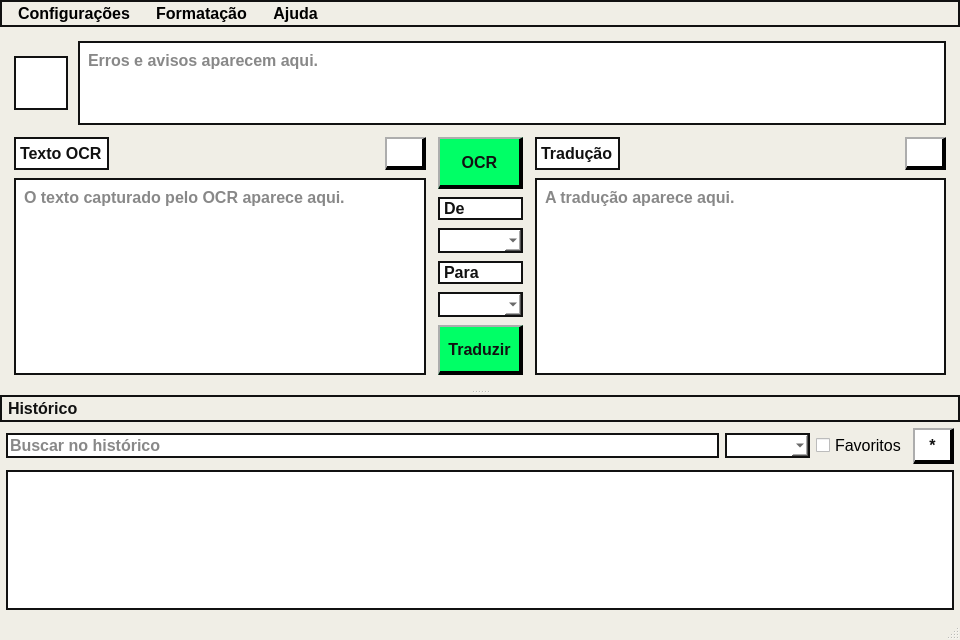
<?xml version="1.0" encoding="UTF-8"?>
<ui version="4.0">
 <class>MainWindow</class>
 <widget class="QMainWindow" name="MainWindow">
  <property name="geometry">
   <rect>
    <x>0</x>
    <y>0</y>
    <width>960</width>
    <height>640</height>
   </rect>
  </property>
  <property name="minimumSize">
   <size>
    <width>900</width>
    <height>600</height>
   </size>
  </property>
  <property name="mouseTracking">
   <bool>false</bool>
  </property>
  <property name="windowTitle">
   <string notr="true">AtlasHub</string>
  </property>
  <property name="styleSheet">
   <string notr="true">* {
    font-family: System;
    font-size: 12pt;
}

QMainWindow {
    background-color: #F0EEE6;
}

QMenuBar {
    background-color: #F0EEE6;
    border: 2px solid #111111;
    font-weight: bold;
}

QMenuBar::item {
    background: transparent;
    padding: 2px 10px;
}

QMenuBar::item:selected {
    background: #111111;
    color: #FFFFFF;
}

QMenu {
    background: #F0EEE6;
    color: #111111;
    border: 2px solid #111111;
    font-weight: bold;
}

QMenu::item {
    padding: 4px 26px 4px 16px;
}

QMenu::item:selected {
    background: #00FF66;
    color: #111111;
}

QToolBar {
    background: #FFFFFF;
    border-top: 2px solid #adadad;
    border-left: 2px solid #adadad;
    border-right: 4px solid #000000;
    border-bottom: 4px solid #000000;
    padding: 6px;
    spacing: 6px;
}

QLabel, QLineEdit, QComboBox, QTextEdit, QPlainTextEdit, QListWidget {
    background: #FFFFFF;
    color: #111111;
    border: 2px solid #111111;
    font-weight: bold;
}

QTextEdit, QPlainTextEdit, QListWidget {
    padding: 4px;
}

QPushButton, QToolButton {
    background: #FFFFFF;
    color: #111111;
    border-top: 2px solid #adadad;
    border-left: 2px solid #adadad;
    border-right: 4px solid #000000;
    border-bottom: 4px solid #000000;
    padding: 4px 8px;
    font-weight: bold;
}

QPushButton:pressed, QToolButton:pressed {
    border-top: 4px solid #000000;
    border-left: 4px solid #000000;
    border-right: 2px solid #adadad;
    border-bottom: 2px solid #adadad;
    padding-top: 6px;
    padding-left: 10px;
    padding-right: 6px;
    padding-bottom: 2px;
}

QPushButton#btnRunOCR, QPushButton#btnTranslate {
    background-color: #00FF66;
}

QDockWidget {
    background-color: #F0EEE6;
    color: #111111;
    font-weight: bold;
}

QDockWidget::title {
    background: #F0EEE6;
    border: 2px solid #111111;
    padding: 2px;
}</string>
  </property>
  <property name="unifiedTitleAndToolBarOnMac">
   <bool>false</bool>
  </property>
  <widget class="QWidget" name="centralwidget">
   <layout class="QVBoxLayout" name="mainLayout">
    <property name="spacing">
     <number>12</number>
    </property>
    <property name="leftMargin">
     <number>14</number>
    </property>
    <property name="topMargin">
     <number>14</number>
    </property>
    <property name="rightMargin">
     <number>14</number>
    </property>
    <property name="bottomMargin">
     <number>14</number>
    </property>
    <item>
     <layout class="QHBoxLayout" name="headerLayout">
      <property name="spacing">
       <number>10</number>
      </property>
      <item>
       <widget class="QLabel" name="appIconLabel">
        <property name="minimumSize">
         <size>
          <width>54</width>
          <height>54</height>
         </size>
        </property>
        <property name="maximumSize">
         <size>
          <width>54</width>
          <height>54</height>
         </size>
        </property>
        <property name="styleSheet">
         <string notr="true">background-color: #FFFFFF;</string>
        </property>
        <property name="text">
         <string/>
        </property>
        <property name="scaledContents">
         <bool>true</bool>
        </property>
       </widget>
      </item>
      <item>
       <widget class="QPlainTextEdit" name="errorLog">
        <property name="minimumSize">
         <size>
          <width>0</width>
          <height>84</height>
         </size>
        </property>
        <property name="maximumSize">
         <size>
          <width>16777215</width>
          <height>104</height>
         </size>
        </property>
        <property name="readOnly">
         <bool>true</bool>
        </property>
        <property name="placeholderText">
         <string>Erros e avisos aparecem aqui.</string>
        </property>
       </widget>
      </item>
     </layout>
    </item>
    <item>
     <layout class="QHBoxLayout" name="contentLayout">
      <property name="spacing">
       <number>12</number>
      </property>
      <item>
       <layout class="QVBoxLayout" name="ocrPanelLayout">
        <property name="spacing">
         <number>8</number>
        </property>
        <item>
         <layout class="QHBoxLayout" name="ocrHeaderLayout">
          <property name="spacing">
           <number>6</number>
          </property>
          <item>
           <widget class="QLabel" name="ocrTextLabel">
            <property name="text">
             <string>Texto OCR</string>
            </property>
           </widget>
          </item>
          <item>
           <spacer name="ocrHeaderSpacer">
            <property name="orientation">
             <enum>Qt::Orientation::Horizontal</enum>
            </property>
            <property name="sizeHint" stdset="0">
             <size>
              <width>40</width>
              <height>20</height>
             </size>
            </property>
           </spacer>
          </item>
          <item>
           <widget class="QToolButton" name="copyOcrButton">
            <property name="toolTip">
             <string>Copiar texto OCR</string>
            </property>
            <property name="autoRaise">
             <bool>true</bool>
            </property>
           </widget>
          </item>
         </layout>
        </item>
        <item>
         <widget class="QTextEdit" name="textOutput">
          <property name="readOnly">
           <bool>false</bool>
          </property>
          <property name="placeholderText">
           <string>O texto capturado pelo OCR aparece aqui.</string>
          </property>
         </widget>
        </item>
       </layout>
      </item>
      <item>
       <layout class="QVBoxLayout" name="controlsLayout">
        <property name="spacing">
         <number>8</number>
        </property>
        <item>
         <widget class="QPushButton" name="btnRunOCR">
          <property name="minimumSize">
           <size>
            <width>0</width>
            <height>52</height>
           </size>
          </property>
          <property name="text">
           <string>OCR</string>
          </property>
         </widget>
        </item>
        <item>
         <widget class="QLabel" name="sourceLanguageLabel">
          <property name="text">
           <string>De</string>
          </property>
         </widget>
        </item>
        <item>
         <widget class="QComboBox" name="sourceLanguageCombo"/>
        </item>
        <item>
         <widget class="QLabel" name="targetLanguageLabel">
          <property name="text">
           <string>Para</string>
          </property>
         </widget>
        </item>
        <item>
         <widget class="QComboBox" name="targetLanguageCombo"/>
        </item>
        <item>
         <spacer name="upperControlsSpacer">
          <property name="orientation">
           <enum>Qt::Orientation::Vertical</enum>
          </property>
          <property name="sizeHint" stdset="0">
           <size>
            <width>20</width>
            <height>24</height>
           </size>
          </property>
         </spacer>
        </item>
        <item>
         <widget class="QPushButton" name="btnTranslate">
          <property name="minimumSize">
           <size>
            <width>0</width>
            <height>50</height>
           </size>
          </property>
          <property name="text">
           <string>Traduzir</string>
          </property>
         </widget>
        </item>
        <item>
         <spacer name="lowerControlsSpacer">
          <property name="orientation">
           <enum>Qt::Orientation::Vertical</enum>
          </property>
          <property name="sizeHint" stdset="0">
           <size>
            <width>20</width>
            <height>40</height>
           </size>
          </property>
         </spacer>
        </item>
       </layout>
      </item>
      <item>
       <layout class="QVBoxLayout" name="translationPanelLayout">
        <property name="spacing">
         <number>8</number>
        </property>
        <item>
         <layout class="QHBoxLayout" name="translationHeaderLayout">
          <property name="spacing">
           <number>6</number>
          </property>
          <item>
           <widget class="QLabel" name="translationTextLabel">
            <property name="text">
             <string>Tradução</string>
            </property>
           </widget>
          </item>
          <item>
           <spacer name="translationHeaderSpacer">
            <property name="orientation">
             <enum>Qt::Orientation::Horizontal</enum>
            </property>
            <property name="sizeHint" stdset="0">
             <size>
              <width>40</width>
              <height>20</height>
             </size>
            </property>
           </spacer>
          </item>
          <item>
           <widget class="QToolButton" name="copyTranslationButton">
            <property name="toolTip">
             <string>Copiar tradução</string>
            </property>
            <property name="autoRaise">
             <bool>true</bool>
            </property>
           </widget>
          </item>
         </layout>
        </item>
        <item>
         <widget class="QTextEdit" name="translationOutput">
          <property name="readOnly">
           <bool>false</bool>
          </property>
          <property name="placeholderText">
           <string>A tradução aparece aqui.</string>
          </property>
         </widget>
        </item>
       </layout>
      </item>
     </layout>
    </item>
   </layout>
  </widget>
  <widget class="QDockWidget" name="historyDock">
   <property name="maximumSize">
    <size>
     <width>524287</width>
     <height>252</height>
    </size>
   </property>
   <property name="features">
    <set>QDockWidget::DockWidgetFeature::NoDockWidgetFeatures</set>
   </property>
   <property name="allowedAreas">
    <set>Qt::DockWidgetArea::BottomDockWidgetArea|Qt::DockWidgetArea::LeftDockWidgetArea|Qt::DockWidgetArea::RightDockWidgetArea</set>
   </property>
   <property name="windowTitle">
    <string>Histórico</string>
   </property>
   <attribute name="dockWidgetArea">
    <number>8</number>
   </attribute>
   <widget class="QWidget" name="historyPanel">
    <layout class="QVBoxLayout" name="historyLayout">
     <property name="spacing">
      <number>6</number>
     </property>
     <property name="leftMargin">
      <number>6</number>
     </property>
     <property name="topMargin">
      <number>6</number>
     </property>
     <property name="rightMargin">
      <number>6</number>
     </property>
     <property name="bottomMargin">
      <number>6</number>
     </property>
     <item>
      <layout class="QHBoxLayout" name="historyFilterLayout">
       <property name="spacing">
        <number>6</number>
       </property>
       <item>
        <widget class="QLineEdit" name="historySearchEdit">
         <property name="placeholderText">
          <string>Buscar no histórico</string>
         </property>
         <property name="clearButtonEnabled">
          <bool>true</bool>
         </property>
        </widget>
       </item>
       <item>
        <widget class="QComboBox" name="historyDateFilterCombo"/>
       </item>
       <item>
        <widget class="QCheckBox" name="historyFavoritesOnlyCheck">
         <property name="text">
          <string>Favoritos</string>
         </property>
        </widget>
       </item>
       <item>
        <widget class="QToolButton" name="historyFavoriteButton">
         <property name="enabled">
          <bool>false</bool>
         </property>
         <property name="toolTip">
          <string>Favoritar captura selecionada</string>
         </property>
         <property name="text">
          <string>*</string>
         </property>
        </widget>
       </item>
      </layout>
     </item>
     <item>
      <widget class="QListWidget" name="historyList">
       <property name="baseSize">
        <size>
         <width>1</width>
         <height>1</height>
        </size>
       </property>
       <property name="mouseTracking">
        <bool>true</bool>
       </property>
       <property name="tabletTracking">
        <bool>true</bool>
       </property>
       <property name="alternatingRowColors">
        <bool>true</bool>
       </property>
       <property name="uniformItemSizes">
        <bool>true</bool>
       </property>
      </widget>
     </item>
    </layout>
   </widget>
  </widget>
  <widget class="QMenuBar" name="menubar">
   <property name="geometry">
    <rect>
     <x>0</x>
     <y>0</y>
     <width>960</width>
     <height>25</height>
    </rect>
   </property>
   <widget class="QMenu" name="menuconf">
    <property name="title">
     <string>Configurações</string>
    </property>
    <widget class="QMenu" name="menuUiLanguage">
     <property name="title">
      <string>Idioma da interface</string>
     </property>
     <addaction name="actionPortuguese"/>
     <addaction name="actionEnglish"/>
     <addaction name="actionFrench"/>
    </widget>
    <addaction name="menuUiLanguage"/>
    <addaction name="separator"/>
    <addaction name="actionConfigureHotkey"/>
    <addaction name="actionStartWithWindows"/>
    <addaction name="actionStartMinimized"/>
    <addaction name="actionDarkTheme"/>
    <addaction name="actionSmartLanguages"/>
    <addaction name="actionClearHistory"/>
   </widget>
   <widget class="QMenu" name="menuFormatacao">
    <property name="title">
     <string>Formatação</string>
    </property>
    <addaction name="actionBold"/>
    <addaction name="actionItalic"/>
    <addaction name="actionUnderline"/>
    <addaction name="separator"/>
    <addaction name="actionTextColor"/>
   </widget>
   <widget class="QMenu" name="menuAjuda">
    <property name="title">
     <string>Ajuda</string>
    </property>
    <addaction name="actionHelp"/>
   </widget>
   <addaction name="menuconf"/>
   <addaction name="menuFormatacao"/>
   <addaction name="menuAjuda"/>
  </widget>
  <widget class="QStatusBar" name="statusbar"/>
  <action name="actionHelp">
   <property name="text">
    <string>Ajuda</string>
   </property>
  </action>
  <action name="actionStartWithWindows">
   <property name="checkable">
    <bool>true</bool>
   </property>
   <property name="text">
    <string>Inicializar com Windows</string>
   </property>
  </action>
  <action name="actionStartMinimized">
   <property name="checkable">
    <bool>true</bool>
   </property>
   <property name="text">
    <string>Iniciar minimizado na tray</string>
   </property>
  </action>
  <action name="actionDarkTheme">
   <property name="checkable">
    <bool>true</bool>
   </property>
   <property name="text">
    <string>Tema escuro</string>
   </property>
  </action>
  <action name="actionSmartLanguages">
   <property name="text">
    <string>Idiomas inteligentes do OCR...</string>
   </property>
  </action>
  <action name="actionClearHistory">
   <property name="text">
    <string>Limpar histórico</string>
   </property>
  </action>
  <action name="actionConfigureHotkey">
   <property name="text">
    <string>Atalho OCR...</string>
   </property>
  </action>
  <action name="actionPortuguese">
   <property name="checkable">
    <bool>true</bool>
   </property>
   <property name="text">
    <string>Português</string>
   </property>
  </action>
  <action name="actionEnglish">
   <property name="checkable">
    <bool>true</bool>
   </property>
   <property name="text">
    <string>English</string>
   </property>
  </action>
  <action name="actionFrench">
   <property name="checkable">
    <bool>true</bool>
   </property>
   <property name="text">
    <string>Français</string>
   </property>
  </action>
  <action name="actionBold">
   <property name="checkable">
    <bool>true</bool>
   </property>
   <property name="text">
    <string>Negrito</string>
   </property>
   <property name="iconText">
    <string>B</string>
   </property>
   <property name="toolTip">
    <string>Negrito</string>
   </property>
  </action>
  <action name="actionItalic">
   <property name="checkable">
    <bool>true</bool>
   </property>
   <property name="text">
    <string>Itálico</string>
   </property>
   <property name="iconText">
    <string>I</string>
   </property>
   <property name="toolTip">
    <string>Itálico</string>
   </property>
  </action>
  <action name="actionUnderline">
   <property name="checkable">
    <bool>true</bool>
   </property>
   <property name="text">
    <string>Sublinhado</string>
   </property>
   <property name="iconText">
    <string>U</string>
   </property>
   <property name="toolTip">
    <string>Sublinhado</string>
   </property>
  </action>
  <action name="actionTextColor">
   <property name="text">
    <string>Cor do texto</string>
   </property>
   <property name="iconText">
    <string>Cor</string>
   </property>
   <property name="toolTip">
    <string>Cor do texto</string>
   </property>
  </action>
 </widget>
 <resources/>
 <connections/>
</ui>
